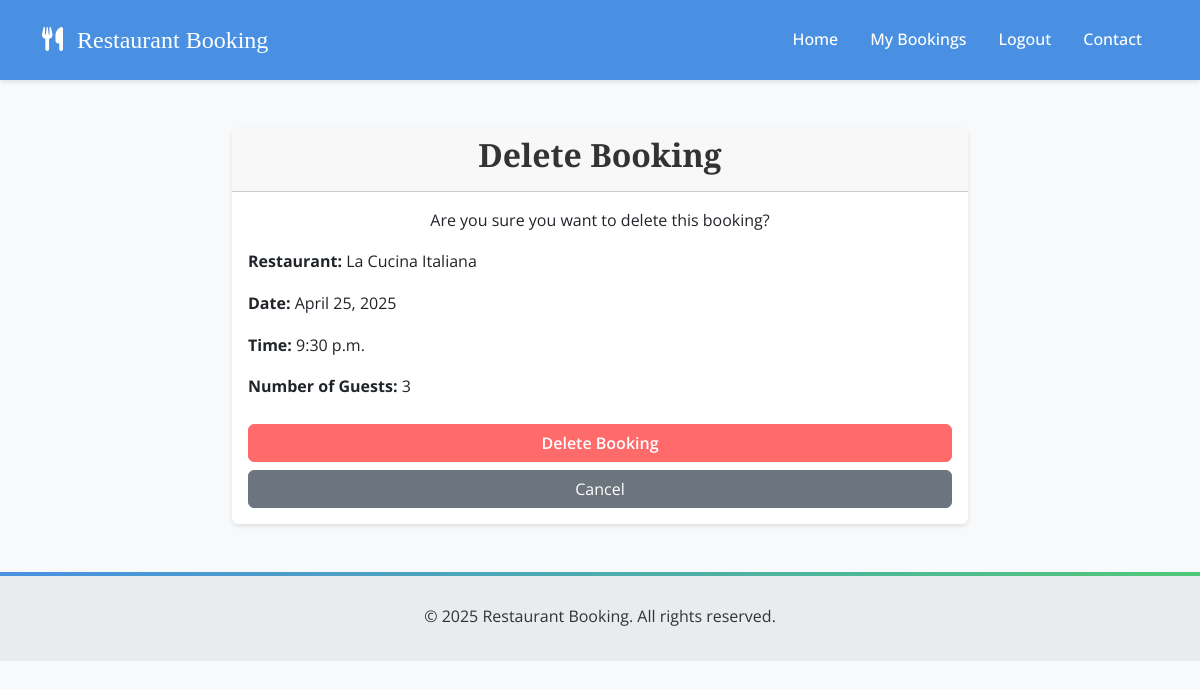
Screenshot of /booking/4/cancel/ (signed in) with the database file from the repository.
### restaurant/models.py (models this page shows, shortened)
class Booking(models.Model):
    STATUS_CHOICES = [
        ('pending', 'Pending'),
        ('confirmed', 'Confirmed'),
        ('cancelled', 'Cancelled'),
    ]
    user = models.ForeignKey(User, on_delete=models.CASCADE)
    restaurant = models.ForeignKey(Restaurant, on_delete=models.CASCADE)
    table = models.ForeignKey(
        Table,
        on_delete=models.CASCADE,
        null=True,
        blank=True
    )  # Optional table assignment
    time_slot = models.ForeignKey(
        TimeSlot,
        on_delete=models.CASCADE,
        null=True,
        blank=True
    )  # Optional time slot
    date = models.DateField()
    time = models.TimeField()
    number_of_guests = models.PositiveIntegerField()
    special_requests = models.TextField(blank=True, null=True)
    status = models.CharField(
        max_length=20,
        choices=STATUS_CHOICES,
        default='pending'
    )
    created_at = models.DateTimeField(auto_now_add=True)
    updated_at = models.DateTimeField(auto_now=True)
    class Meta:
        ordering = ['-date', '-time']  # Orders bookings by date and time

class Restaurant(models.Model):
    name = models.CharField(max_length=100)
    address = models.CharField(max_length=200)
    description = models.TextField(blank=True)
    opening_time = models.TimeField(
        default=datetime.strptime('09:00', '%H:%M').time()
    )
    closing_time = models.TimeField(
        default=datetime.strptime('22:00', '%H:%M').time()
    )
    capacity = models.IntegerField(default=50)
    contact_number = models.CharField(max_length=20)
    email = models.EmailField()

### restaurant/views.py (the view)
@login_required
def cancel_booking(request, booking_id):
    booking = get_object_or_404(Booking, id=booking_id, user=request.user)
    if request.method == 'POST':
        booking.status = 'cancelled'
        booking.save()
        messages.success(request, 'Your booking has been cancelled.')
        return redirect('my_bookings')
    return render(request, 'restaurant/delete_booking.html', {'booking': booking})

### templates/restaurant/delete_booking.html (shortened to what this page needs)
{% extends 'base.html' %}
{% load static %}
{% block content %}
<div class="container mt-5">
    <div class="row justify-content-center">
        <div class="col-md-8">
            <div class="card">
                <div class="card-header">
                    <h2 class="text-center">Delete Booking</h2>
                </div>
                <div class="card-body">
                    <p class="text-center">Are you sure you want to delete this booking?</p>
                    <div class="booking-details mb-4">
                        <p><strong>Restaurant:</strong> {{ booking.restaurant.name }}</p>
                        <p><strong>Date:</strong> {{ booking.date }}</p>
                        <p><strong>Time:</strong> {{ booking.time }}</p>
                        <p><strong>Number of Guests:</strong> {{ booking.number_of_guests }}</p>
                    </div>
                    <form method="post">
                        <div class="d-grid gap-2">
                            <button type="submit" class="btn btn-danger">Delete Booking</button>
                            <a href="{% url 'my_bookings' %}" class="btn btn-secondary">Cancel</a>
                        </div>
                    </form>
                </div>
            </div>
        </div>
    </div>
</div>
{% endblock %}

### static/css/custom.css (style rules this page uses)
:root { --primary-color: #4A90E2; --secondary-color: #50C878; --accent-color: #FF6B6B; --background-color: #F8F9FA; --text-color: #333333; --light-gray: #E9ECEF; --dark-gray: #6C757D; --heading-font: 'Playfair Display', serif; --body-font: 'Open Sans', sans-serif; --special-font: 'Lato', sans-serif; --spacing-xs: 0.25rem; --spacing-sm: 0.5rem; --spacing-md: 1rem; --spacing-lg: 1.5rem; --spacing-xl: 2rem; }
body { font-family: var(--body-font); color: var(--text-color); background-color: var(--background-color); line-height: 1.6; }
h1, h2, h3, h4, h5, h6 { font-family: var(--heading-font); font-weight: 600; color: var(--text-color); }
h2 { font-size: 2rem; }
.card { border: none; box-shadow: 0 2px 4px rgba(0,0,0,0.1); transition: all 0.3s cubic-bezier(0.4, 0, 0.2, 1); margin-bottom: var(--spacing-md); overflow: hidden; position: relative; }
.card::before { content: ''; position: absolute; top: 0; left: 0; width: 100%; height: 100%; background: linear-gradient(45deg, rgba(74, 144, 226, 0.1), rgba(80, 200, 120, 0.1)); opacity: 0; transition: opacity 0.3s ease; }
.btn { position: relative; overflow: hidden; transition: all 0.3s cubic-bezier(0.4, 0, 0.2, 1); }
.btn::after { content: ''; position: absolute; top: 50%; left: 50%; width: 5px; height: 5px; background: rgba(255, 255, 255, 0.5); opacity: 0; border-radius: 100%; transform: scale(1, 1) translate(-50%); transform-origin: 50% 50%; }
.btn-danger { background-color: var(--accent-color); border-color: var(--accent-color); font-family: var(--body-font); font-weight: 600; }

### rows the page displays
Booking: restaurant.name "La Cucina Italiana", date "April 25, 2025", time "9:30 p.m.", number_of_guests "3"
